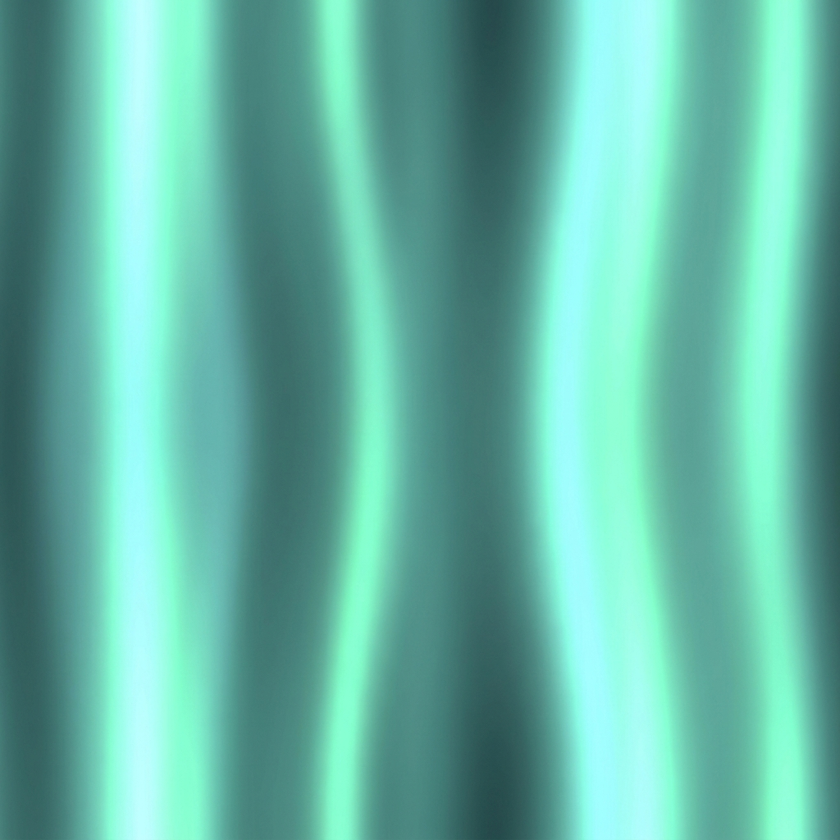
#> input picture assets-source/marbles/p5-t1/glow.png, 840 x 840 px, shrunk from 1024 x 1024 before the run
$ python marble-vane-check.py ../assets-source/marbles/p5-t1/glow.png
#> lines starting #> are read from the running program, lines starting #| are printed output that depends on the picture
#!/usr/bin/env python3
"""P1-T6: exit 0 when the central 20 % of a cat's eye shot shows its green vane.

The wood floor and tray never have green above red, so more than 2 % of centre pixels with
g > r + 30 means the vane (fallback shader or transmission) rendered. Local only (needs Pillow).
"""
import sys

from PIL import Image

img = Image.open(sys.argv[1]).convert("RGB")
#> img is the input picture: PIL image 840x840 RGB; mean R, G, B 101.6, 181.5, 165.6
w, h = img.size
#> w = 840; h = 840
cw, ch = w // 5, h // 5
#> cw = 168; ch = 168
box = img.crop(((w - cw) // 2, (h - ch) // 2, (w + cw) // 2, (h + ch) // 2))
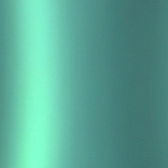
#> box: PIL image 168x168 RGB; mean R, G, B 89.3, 165.9, 149
raw = box.tobytes()
n = len(raw) // 3
#> n = 28224
share = sum(1 for i in range(0, len(raw), 3) if raw[i + 1] > raw[i] + 30) / n
#> share = 1
print(f"vane-check {sys.argv[1]}: green share {share:.3f}")
#| vane-check ../assets-source/marbles/p5-t1/glow.png: green share 1.000
sys.exit(0 if share > 0.02 else 1)
#> (the program exits here)
